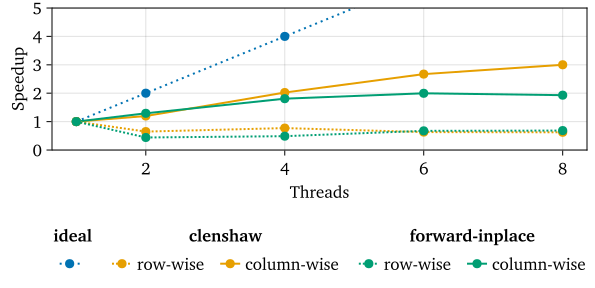

This figure's Julia source:
using CairoMakie, CSV, DataFrames;

dfc = CSV.read("./analysis/benchmarks/clenshaw-inplace/clenshaw-strong-scaling.csv", DataFrame);
dfi = CSV.read("./analysis/benchmarks/clenshaw-inplace/inplace-strong-scaling.csv", DataFrame);

threads = dfc[!, "Threads"];
clenshaw_r = dfc[!, "Row-wise"];
clenshaw_c = dfc[!, "Column-wise"];

inplace_r = dfi[!, "Row-wise"];
inplace_c = dfi[!, "Column-wise"];

clenshaw_r = clenshaw_r[1] ./ clenshaw_r
clenshaw_c = clenshaw_c[1] ./ clenshaw_c

inplace_r = inplace_r[1] ./ inplace_r
inplace_c = inplace_c[1] ./ inplace_c

pt = 4 / 3;
inch = 96;

set_theme!(
    fontsize=round(13pt),
    linewidth=2,
    markersize=13,
    figure_padding=8,
    fonts=(regular="charter", bold="charter bold", italic="charter italic", bold_italic="charter bold italic"),
);

fig = Figure(size=(6.2inch, 3inch));
ax = Axis(
    fig[1, 1],
    xlabel="Threads",
    ylabel="Speed-up",
    xticks=(2:2:8),
    yticks=(0:2:8)
);

d = scatterlines!(ax, threads, threads, linestyle=:dot);
c_c = scatterlines!(ax, threads, clenshaw_c);
i_c = scatterlines!(ax, threads, inplace_c);

# shift the colours
for i = 1:5
    scatterlines!(ax, [0], [0], visible=false)
end

c_r = scatterlines!(ax, threads, clenshaw_r, linestyle=(:dot, :dense));
i_r = scatterlines!(ax, threads, inplace_r, linestyle=(:dot, :dense));

Legend(
    fig[2, 1],
    [[d], [c_r, c_c], [i_r, i_c]],
    [["ideal"], ["row-wise", "column-wise"], ["row-wise", "column-wise"]],
    ["", "clenshaw", "forward_inplace"],
    orientation=:horizontal,
    framevisible=false,
    titlefont="TeX Gyre Cursor",
    groupgap=19
);

fig

save("clenshaw-inplace-strong-scaling.svg", fig)